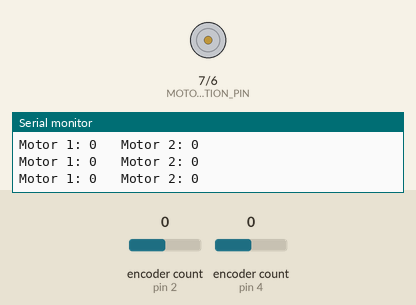
Simulated run of this sketch. Board: Arduino Uno, built with avr-gcc and run on an emulated ATmega328P. Shown: direction and speed pins drawn as motors (green arrow = direction pin HIGH = forward, orange = LOW = backward, longer = more drive), the last lines printed to the serial monitor. The inputs (shaded band) are chosen by the test bench; at power-on: encoder count (sensors on pin 2, pin 4) 0.

Above: at 1.2 s.
1.3 s: encoder count (sensor on pin 2) set to 1
At 1.6 s:
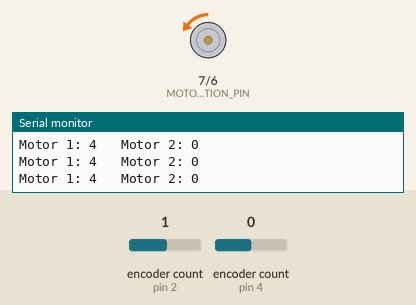
2.8 s: encoder count (sensor on pin 4) set to 4
At 3.3 s:
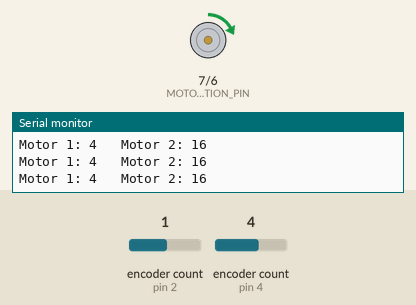
4.3 s: encoder count (sensor on pin 2) set to 5
At 4.9 s:
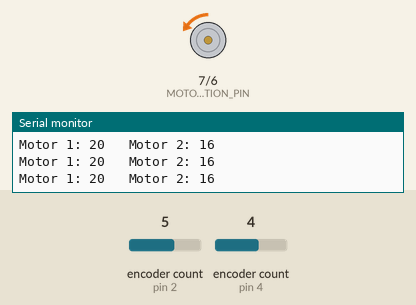
5.8 s: encoder count (sensor on pin 4) set to 5
At 6.5 s:
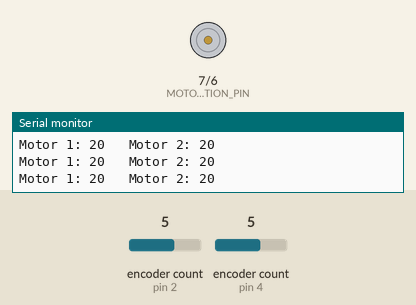
8.8 s: encoder count (sensor on pin 2) set to 6
At 9.8 s:
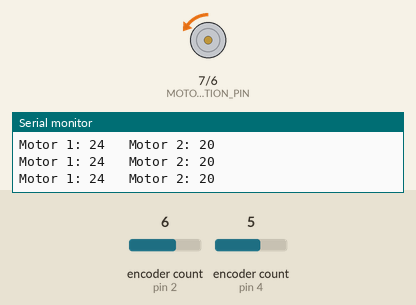
Timing chart, 0 to 11.3 s (numbered marks = the images above; inputs shaded):
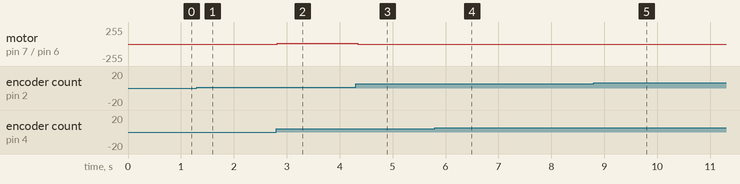

The sketch:

Motors.ino
```cpp
#include <Encoder.h>

// Define pins for motor 1 encoder
#define MOTOR1_ENCODER_A 2
#define MOTOR1_ENCODER_B 3

// Define pins for motor 2 encoder
#define MOTOR2_ENCODER_A 4
#define MOTOR2_ENCODER_B 5

// Define pins for motor 1 PWM control
#define MOTOR1_PWM_PIN 6
#define MOTOR1_DIRECTION_PIN 7

// Constants
#define MAX_SPEED 255 // Maximum PWM value
#define KP 1.0        // Proportional gain

// Create Encoder objects for both motors
Encoder motor1Encoder(MOTOR1_ENCODER_A, MOTOR1_ENCODER_B);
Encoder motor2Encoder(MOTOR2_ENCODER_A, MOTOR2_ENCODER_B);

// Function to set motor 1 speed based on motor 2 position
void controlMotor1() {
  // Read current positions of both motors
  long motor1Position = motor1Encoder.read();
  long motor2Position = motor2Encoder.read();

  // Calculate the error (difference in positions)
  long error = motor2Position - motor1Position;

  // Calculate PWM value based on the error and apply limits
  int pwmValue = constrain(KP * error, -MAX_SPEED, MAX_SPEED);

  // Set motor 1 speed and direction
  if (pwmValue > 0) {
    analogWrite(MOTOR1_PWM_PIN, pwmValue);
    digitalWrite(MOTOR1_DIRECTION_PIN, HIGH); // Set direction forward
  } else {
    analogWrite(MOTOR1_PWM_PIN, -pwmValue);
    digitalWrite(MOTOR1_DIRECTION_PIN, LOW); // Set direction backward
  }
}

void setup() {
  // Initialize motor control pins
  pinMode(MOTOR1_PWM_PIN, OUTPUT);
  pinMode(MOTOR1_DIRECTION_PIN, OUTPUT);

  // Set up Serial Monitor
  Serial.begin(9600);
}

void loop() {
  // Call the control function
  controlMotor1();

  // Print encoder values for debugging
  Serial.print("Motor 1: ");
  Serial.print(motor1Encoder.read());
  Serial.print("\t Motor 2: ");
  Serial.println(motor2Encoder.read());

  delay(100);
}
```

Measured:
- after the input at 1.3 s, motor on pin 7 (MOTOR1_DIRECTION_PIN) / pin 6 (MOTOR1_PWM_PIN): stopped → backward 4/255 at once
- after the input at 2.8 s, motor on pin 7 (MOTOR1_DIRECTION_PIN) / pin 6 (MOTOR1_PWM_PIN): backward 4/255 → forward 12/255 at once
- after the input at 4.3 s, motor on pin 7 (MOTOR1_DIRECTION_PIN) / pin 6 (MOTOR1_PWM_PIN): forward 12/255 → backward 4/255 at once
- after the input at 5.8 s, motor on pin 7 (MOTOR1_DIRECTION_PIN) / pin 6 (MOTOR1_PWM_PIN): backward 4/255 → stopped after 0.05 s
- after the input at 8.8 s, motor on pin 7 (MOTOR1_DIRECTION_PIN) / pin 6 (MOTOR1_PWM_PIN): stopped → backward 4/255 after 0.08 s
